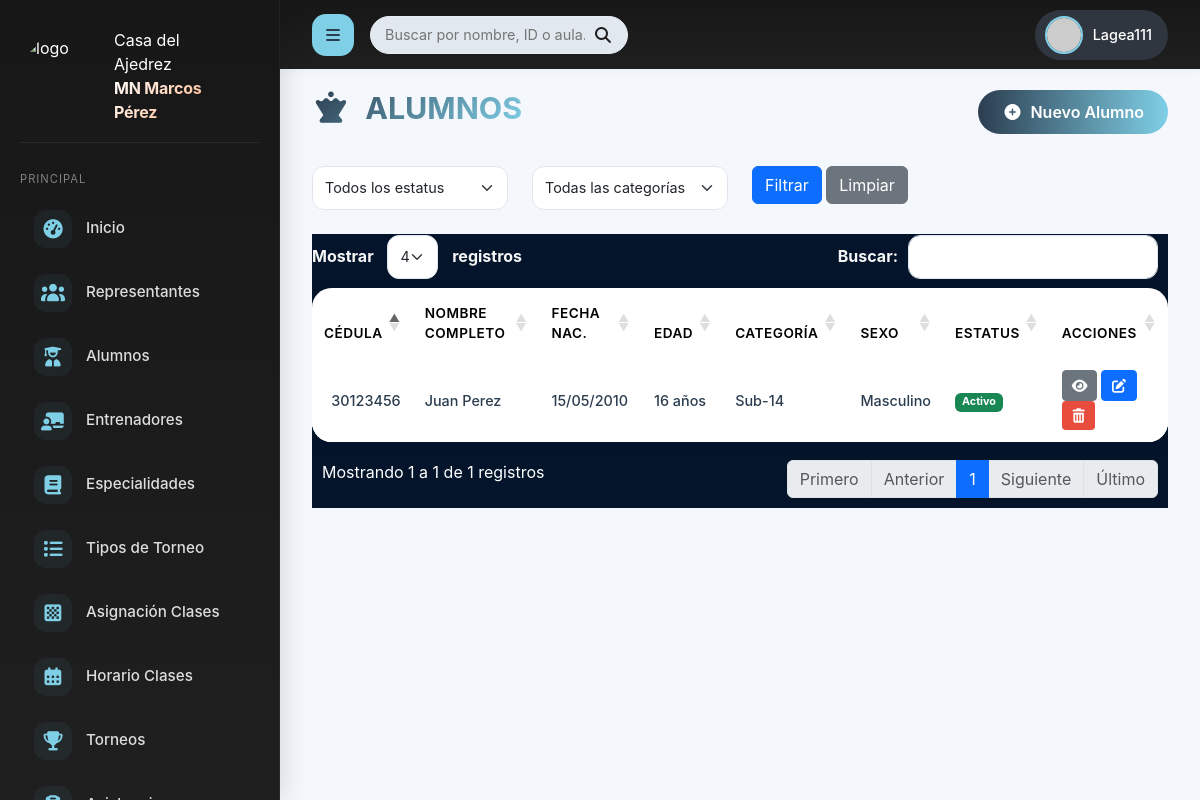
The app's page /vista/alumnos/alumno.php, older data.
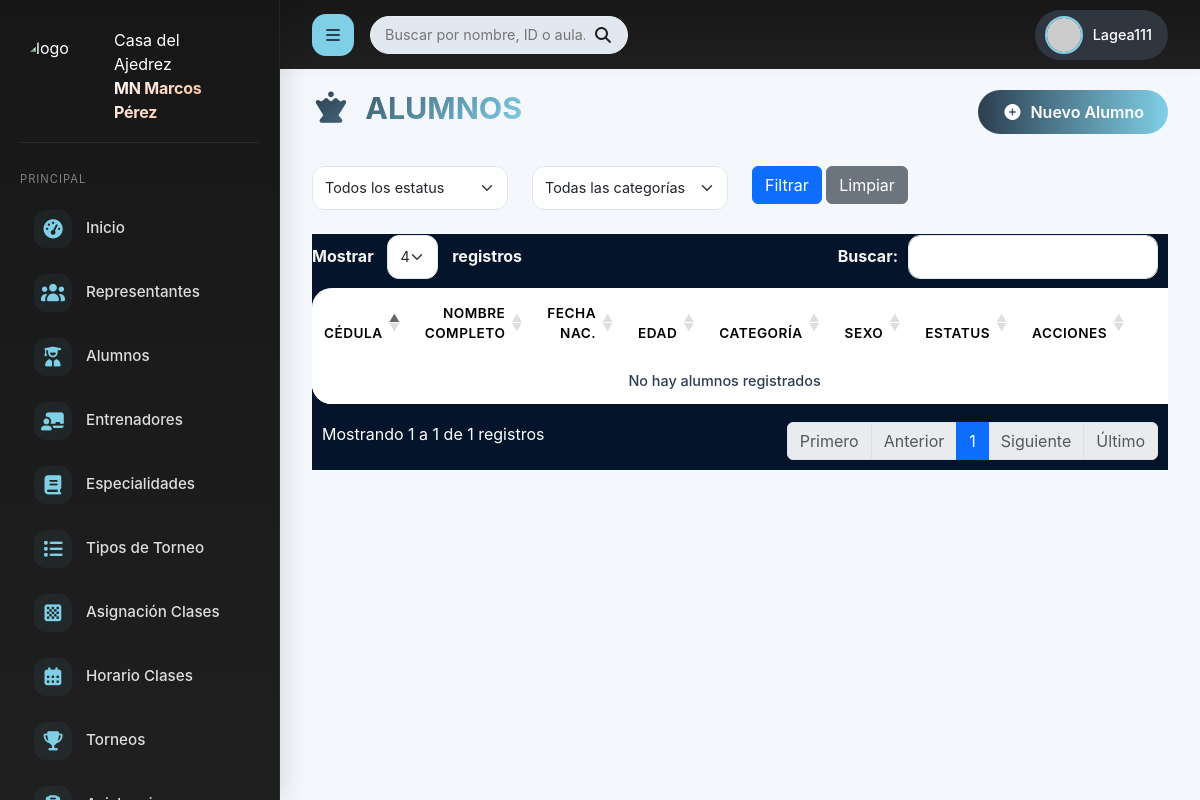
The same page, newer data.
### tables this page shows
CREATE TABLE `ALUMNO` (
  `idAlumno` INT AUTO_INCREMENT,
  `cedula` varchar(10) NOT NULL,
  `nombre` varchar(25) NOT NULL,
  `apellido` varchar(25) NOT NULL,
  `sexo` enum('M','F') DEFAULT NULL,
  `fechaNacimiento` date NOT NULL,
  `edad` int DEFAULT NULL,
  `categoria` varchar(25) DEFAULT NULL,
  `telefono` varchar(11) DEFAULT NULL,
  `localidadMunicipio` varchar(30) DEFAULT NULL,
  `correo` varchar(30) DEFAULT NULL,
  `club` varchar(30) DEFAULT NULL,
  `direccion` varchar(30) DEFAULT NULL,
  `dondeEstudia` varchar(30) DEFAULT NULL,
  `grado` varchar(20) DEFAULT NULL,
  `seccion` varchar(10) DEFAULT NULL,
  `deporte` varchar(25) DEFAULT NULL,
  `centroIniciacionDeportivo` varchar(30) DEFAULT NULL,
  `idRepresentante` int DEFAULT NULL,
  `idUsuario` int DEFAULT NULL,
  `estatus` enum('activo','inactivo','suspendido') DEFAULT 'activo',
  `fechaRegistro` datetime DEFAULT CURRENT_TIMESTAMP,
  PRIMARY KEY (`idAlumno`),
  UNIQUE (`cedula`),
  INDEX (`idRepresentante`),
  INDEX (`idUsuario`),
  FOREIGN KEY (`idRepresentante`) REFERENCES `REPRESENTANTE`(`idRepresentante`) ON DELETE SET NULL,
  FOREIGN KEY (`idUsuario`) REFERENCES `USUARIO`(`idUsuario`) ON DELETE SET NULL
);

### vista/alumnos/alumno.php (the view, shortened to what this page needs)
<!DOCTYPE html>
<html lang="es">
<head>
    <?php include '../assets/inc/head.php'; ?>
</head>
<body>
<div class="page-container">
    <?php include '../assets/inc/sidebar.php'; ?>
    <?php include '../assets/inc/header.php'; ?>
    <?php
    include '../../modelo/conexion.php';
    try {
        $sql = $conex->query("SELECT * FROM ALUMNO ORDER BY apellido, nombre");
        $alumnos = $sql->fetchAll(PDO::FETCH_ASSOC);
    } catch(PDOException $e) {
        $alumnos = [];
        echo "<script>
            Swal.fire({
                icon: 'error',
                title: 'Error',
                text: 'Error al cargar los alumnos: " . addslashes($e->getMessage()) . "'
            });
        </script>";
    }
    ?>
    <div class="main-content">
        <div class="catalog-header">
            <h1 class="page-title"><i class="fas fa-chess-queen me-2"></i> ALUMNOS</h1>
            <button class="btn btn-custom"><a href="./insert_alumno.php"><i class="fas fa-plus-circle me-2"></i>Nuevo Alumno</a></button>
        </div>
        <div class="filtros mb-3">
            <div class="row">
                <div class="col-md-3">
                    <select id="filtroEstatus" class="form-select">
                        <option value="">Todos los estatus</option>
                    </select>
                </div>
                <div class="col-md-3">
                    <select id="filtroCategoria" class="form-select">
                        <option value="">Todas las categorías</option>
                    </select>
                </div>
                <div class="col-md-3">
                    <button id="btnFiltrar" class="btn btn-primary">Filtrar</button>
                    <button id="btnLimpiar" class="btn btn-secondary">Limpiar</button>
                </div>
            </div>
        </div>
        <div class="table-responsive">
            <table class="table alumno-table" id="alumnoTable">
                <thead>
                    <tr>
                        <th>Cédula</th>
                        <th>Nombre Completo</th>
                        <th>Fecha Nac.</th>
                        <th>Edad</th>
                        <th>Categoría</th>
                        <th>Sexo</th>
                        <th>Estatus</th>
                        <th>Acciones</th>
                    </tr>
                </thead>
                <tbody>
                    <?php if (empty($alumnos)): ?>
                        <tr>
                            <td colspan="8" class="text-center">No hay alumnos registrados</td>
                        </tr>
                    <?php else: ?>
                        <?php foreach ($alumnos as $alumno): ?>
                            <tr data-estatus="<?php echo htmlspecialchars($alumno['estatus']); ?>" data-categoria="<?php echo htmlspecialchars($alumno['categoria']); ?>">
                                <td><?php echo htmlspecialchars($alumno['cedula']); ?></td>
                                <td><?php echo htmlspecialchars($alumno['nombre'] . ' ' . $alumno['apellido']); ?></td>
                                <td><?php echo date('d/m/Y', strtotime($alumno['fechaNacimiento'])); ?></td>
                                <td><?php echo $alumno['edad']; ?> años</td>
                                <td><?php echo htmlspecialchars($alumno['categoria']); ?></td>
                                <td><?php echo $alumno['sexo'] == 'M' ? 'Masculino' : 'Femenino'; ?></td>
                                <td>
                                    <span class="badge bg-<?php
                                        echo $alumno['estatus'] == 'activo' ? 'success' : ($alumno['estatus'] == 'inactivo' ? 'secondary' : 'warning');
                                    ?>">
                                        <?php echo ucfirst($alumno['estatus']); ?>
                                    </span>
                                </td>
                                <td>
                                    <a class="btn btn-sm btn-secondary" href="../../controlador/ctl_alumno.php?C=con&I=<?php echo base64_encode($alumno['cedula']); ?>">
                                        <i class="fas fa-eye"></i>
                                    </a>
                                    <a class="btn btn-sm btn-primary" href="../../controlador/ctl_alumno.php?M=mos&I=<?php echo base64_encode($alumno['cedula']); ?>">
                                        <i class="fas fa-edit"></i>
                                    </a>
                                    <button class="btn btn-sm btn-danger btn-delete" data-cedula="<?php echo $alumno['cedula']; ?>" data-nombre="<?php echo htmlspecialchars($alumno['nombre'] . ' ' . $alumno['apellido']); ?>">
                                        <i class="fas fa-trash-alt"></i>
                                    </button>
                                </td>
                            </tr>
                        <?php endforeach; ?>
                    <?php endif; ?>
                </tbody>
            </table>
        </div>
    </div>
</div>
</body>
</html>

### vista/assets/inc/head.php (shortened to what this page needs)
<link rel="stylesheet" href="../assets/css/bootstrap.min.css">
<link rel="stylesheet" href="../assets/css/fontawesome.min.css">
<link rel="stylesheet" href="../assets/css/estyles.css">
<link rel="stylesheet" href="../assets/css/general.css">
<link rel="stylesheet" href="../assets/js/datatables/datatables.min.css">

### vista/assets/inc/sidebar.php (shortened to what this page needs)
<aside class="sidebar" role="navigation">
    <div class="logo" style="position: relative;">
        <img src="../assets/images/logodeajedrez.png" alt="logo">
        <div class="brand">
            <div class="brand">Casa del Ajedrez</div>
            <div class="muted">MN Marcos Pérez</div>
        </div>
    </div>
    <nav class="menu">
        <div class="section">PRINCIPAL</div>
        <ul class="menu-list">
            <li class="menu-item" data-href="../loyaut/dashboard.php"><div class="icon"><i class="fas fa-tachometer-alt"></i></div><div class="label">Inicio</div></li>
            <li class="menu-item" data-href="../representantes/representante.php"><div class="icon"><i class="fas fa-users"></i></div><div class="label">Representantes</div></li>
            <li class="menu-item" data-href="../../controlador/ctl_alumno.php?L=lis"><div class="icon"><i class="fas fa-user-graduate"></i></div><div class="label">Alumnos</div></li>
            <li class="menu-item" data-href="../../controlador/ctl_entrenador.php?L=lis"><div class="icon"><i class="fas fa-chalkboard-user"></i></div><div class="label">Entrenadores</div></li>
            <li class="menu-item" data-href="../../controlador/ctl_especialidad.php?L=lis"><div class="icon"><i class="fas fa-book"></i></div><div class="label">Especialidades</div></li>
            <li class="menu-item" data-href="../tipotorneo/tipotorneo.php"><div class="icon"><i class="fas fa-list"></i></div><div class="label">Tipos de Torneo</div></li>
            <li class="menu-item" data-href="../asignacion_clase/asignacion_clase.php"><div class="icon"><i class="fas fa-chess-board"></i></div><div class="label">Asignación Clases</div></li>
            <li class="menu-item" data-href="../horarios/horario.php"><div class="icon"><i class="fas fa-calendar-alt"></i></div><div class="label">Horario Clases</div></li>
            <li class="menu-item" data-href="../torneos/torneo.php"><div class="icon"><i class="fas fa-trophy"></i></div><div class="label">Torneos</div></li>
            <li class="menu-item" data-href="../asistencias/asistencia.php"><div class="icon"><i class="fas fa-clipboard-list"></i></div><div class="label">Asistencia</div></li>
        </ul>
    </nav>
</aside>

### vista/assets/inc/header.php (shortened to what this page needs)
<header class="header">
    <div class="header-inner">
        <div style="display:flex;align-items:center;gap:16px">
            <button class="nav-btn" id="menuToggle"><i class="fas fa-bars"></i></button>
            <div class="search-form">
                <input type="text" id="searchInput" placeholder="Buscar por nombre, ID o aula...">
                <button class="search-btn" id="searchBtn"><i class="fas fa-search"></i></button>
            </div>
        </div>
        <div class="header-right" style="position:relative">
            <div class="profile-pill" id="profilePill">
                <img src="https://randomuser.me/api/portraits/women/68.jpg" alt="avatar">
                <span>Lagea111</span>
            </div>
        </div>
    </div>
</header>

### vista/assets/css/general.css (style rules this page uses)
.alumno-table { background: white; border-radius: 20px; overflow: hidden; box-shadow: 0 4px 15px rgba(0, 0, 0, 0.05); }
.alumno-table thead { background: linear-gradient(135deg, #2c3e50, #1a252f); }
.alumno-table thead th { color: rgb(0, 0, 0); font-weight: 600; padding: 15px 12px; font-size: 0.85rem; text-transform: uppercase; letter-spacing: 0.5px; border: none; }
.alumno-table tbody td { padding: 12px; vertical-align: middle; font-size: 0.9rem; }
.form-control, .form-select { border-radius: 12px; border: 1px solid #e0e6ed; padding: 10px 12px; font-size: 0.9rem; transition: all 0.2s; }
.alumno-table tbody tr, .detail-card, .form-card { animation: fadeIn 0.3s ease forwards; }
.btn-delete { background: #e74c3c; color: white; border: none; }

Row changes from the older to the newer data that the page shows:
removed alumno: cedula "30123456", nombre+apellido "Juan Perez", fechaNacimiento "15/05/2010", edad "16", categoria "Sub-14", sexo "Masculino", estatus "Activo"
Text that changed along with them:
text now shown: "No hay alumnos registrados"
